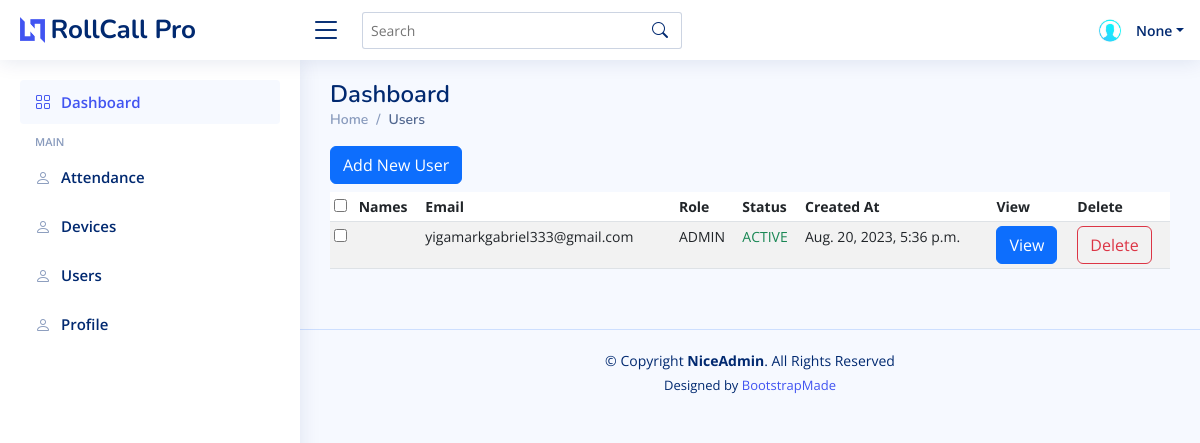
Page /users/list/ (signed in) on the committed database.
### users/models.py (models this page shows, shortened)
class User(AbstractUser):
    USER_TYPE_CHOICES = (("ADMIN", "ADMIN"),("STAFF", "STAFF"),("STUDENT", "STUDENT"))
    GENDER_CHOICES = [("M", "Male"), ("F", "Female")]
    username = None
    email = models.EmailField(max_length=254, unique=True)
    user_type = models.CharField(max_length=100,choices=USER_TYPE_CHOICES)
    role_code = models.CharField(max_length=100,default=UserRole.ADMINISTRATOR)
    school_id = models.CharField(max_length=225,null=True,blank=True) # Staff ID OR Student ID
    national_id = models.CharField(max_length=225,null=True,blank=True)
    profile_pic = models.ImageField(upload_to="profile_pic",null=True)
    otp_secret = models.CharField(max_length=100, default=pyotp.random_base32)
    two_factor_enabled = models.BooleanField(default=False)
    otp_code = models.CharField(max_length=100,null=True)
    phone_type = models.CharField(max_length=225,null=True,blank=True)
    phone_number = models.CharField(max_length=225,null=True,blank=True)
    gender = models.CharField(max_length=1, choices=GENDER_CHOICES,null=True)
    bio = models.TextField(null = True, blank = True)
    last_otp_verified = models.DateTimeField(null=True)
    is_otp_verified = models.BooleanField(default=False)
    updated_at = models.DateTimeField(auto_now=True)
    created_at = models.DateTimeField(auto_now_add=True)
    USERNAME_FIELD = 'email'
    EMAIL_FIELD = 'email'
    REQUIRED_FIELDS = []
    objects = UserManager()
    class Meta:
        ordering = ('-created_at',)
    @property
    def name(self):
        return self.get_full_name()

### users/decorators.py (the view, shortened to what this page needs)
        def wrapper_func(request,*args,**kwargs):
            if request.user.is_superuser:
                return view_func(request,*args,**kwargs)

### users/views.py (called while the page is built)
@login_required(login_url='/users/login')
@allowed_users(allowed_roles=["admin",'staff'])
def users_list_view(request):
    categories = Category.objects.all()
    users = User.objects.all()
    context = {
        "categories":categories,
        "users":users
        }
    return render(request,'accounts/users_list.html',context)

### users/templates/accounts/users_list.html (shortened to what this page needs)
{%extends 'base/main/base.html' %}
{% block pagetitle%}
    <div class="pagetitle">
      <h1>Dashboard</h1>
      <nav>
        <ol class="breadcrumb">
          <li class="breadcrumb-item"><a href="index.html">Home</a></li>
          <li class="breadcrumb-item active">Users</li>
        </ol>
      </nav>
    </div>
{% endblock %}
{% block content %}
      <a class="btn btn-primary" href="{% url 'users:user_new' %}" role="button">Add New User</a>
      <br/>
      <div class="table-responsive small mt-2">
        <table id="bootstrapdatatable" class="datatable table table-striped table-sm">
          <thead>
            <tr>
              <th scope="col"><input type="checkbox" id="checkall"/></th>
              <th scope="col">Names</th>
              <th scope="col">Email</th>
              <th scope="col">Role</th>
              <th scope="col">Status</th>
              <th scope="col">Created At</th>
              <th scope="col">View</th>
              <th scope="col">Delete</th>
            </tr>
          </thead>
          <tbody id="tableBody">
            {% for user in users %}
             <tr>
              <td><input type="checkbox" id="checkthis"/></th>
              <td>{{user.name}}</td>
              <td>{{user.email}}</td>
              <td>{{user.user_type}}</td>
              {% if user.is_active %}
                  <td class="text-success">ACTIVE</td>
              {% else %}
                  <td class="text-danger">NOT ACTIVE</td>
              {% endif %}
              <td>{{user.created_at}}</td>
              <td>
                <a class="btn btn-primary" href="{% url 'users:user_detail' user.id %}" role="button">View</a>
              </td>
              <td>
                <a class="btn btn-outline-danger"
                href="#" role="button"
                {% comment %} onclick="myFunction()" {% endcomment %}
                onclick="deleteUser('{{ user.id }}')"
                >Delete</a>
              </td>
            </tr>
            {% endfor %}
          </tbody>
        </table>
      </div>
<br />
{% endblock%}

### templates/base/main/base.html (shortened to what this page needs)
{% load static %}
<!DOCTYPE html>
<html lang="en">
<head>
  <link href="{% static 'vendor/bootstrap/css/bootstrap.min.css'%}" rel="stylesheet">
  <link href="{% static 'vendor/bootstrap-icons/bootstrap-icons.css'%}" rel="stylesheet">
  <link href="{% static 'vendor/boxicons/css/boxicons.min.css'%}" rel="stylesheet">
  <link href="{% static 'vendor/quill/quill.snow.css'%}" rel="stylesheet">
  <link href="{% static 'vendor/quill/quill.bubble.css'%}" rel="stylesheet">
  <link href="{% static 'vendor/remixicon/remixicon.css'%}" rel="stylesheet">
  <link href="{% static 'vendor/simple-datatables/style.css'%}" rel="stylesheet">
  <link href="{% static 'css/style.css'%}" rel="stylesheet">
</head>
<body>
  <header id="header" class="header fixed-top d-flex align-items-center">
    <div class="d-flex align-items-center justify-content-between">
      <a href="index.html" class="logo d-flex align-items-center">
        <img src="{% static 'img/logo.png' %}" alt="">
        <span class="d-none d-lg-block">RollCall Pro</span>
      </a>
      <i class="bi bi-list toggle-sidebar-btn"></i>
    </div>
    <div class="search-bar">
      <form class="search-form d-flex align-items-center" method="POST" action="#">
        <input type="text" name="query" placeholder="Search" title="Enter search keyword">
        <button type="submit" title="Search"><i class="bi bi-search"></i></button>
      </form>
    </div>
    <nav class="header-nav ms-auto">
      <ul class="d-flex align-items-center">
        <li class="nav-item dropdown pe-3">
          <a class="nav-link nav-profile d-flex align-items-center pe-0" href="#" data-bs-toggle="dropdown">
            <img src="{% static 'img/ppp.jpeg' %}" alt="Profile" class="rounded-circle">
            <span class="d-none d-md-block dropdown-toggle ps-2">{{request.user.school_id}}</span>
          </a>
        </li>
      </ul>
    </nav>
  </header>
  <aside id="sidebar" class="sidebar">
    <ul class="sidebar-nav" id="sidebar-nav">
      <li class="nav-item">
        <a class="nav-link " href="{% url 'main:home' %}">
          <i class="bi bi-grid"></i>
          <span>Dashboard</span>
        </a>
      </li>
      <li class="nav-heading">Main</li>
      {% if request.user.user_type == "ADMIN" %}
      <li class="nav-item">
        <a class="nav-link collapsed" href="{% url 'users:attendance_list'%}">
          <i class="bi bi-person"></i>
          <span>Attendance</span>
        </a>
      </li>
      {% endif %}
      {% if request.user.user_type == "ADMIN" %}
      <li class="nav-item">
        <a class="nav-link collapsed" href="{% url 'users:device_list'%}">
          <i class="bi bi-person"></i>
          <span>Devices</span>
        </a>
      </li>
      {% endif %}
      {% if request.user.user_type == "ADMIN" %}
      <li class="nav-item">
        <a class="nav-link collapsed" href="{% url 'users:user_list' %}">
          <i class="bi bi-person"></i>
          <span>Users</span>
        </a>
      </li>
      {% endif %}
      <li class="nav-item">
        <a class="nav-link collapsed" href="{% url 'users:user_detail' request.user.id %}">
          <i class="bi bi-person"></i>
          <span>Profile</span>
        </a>
      </li>
    </ul>
  </aside>
  <main id="main" class="main">
    {% block pagetitle%}{% endblock %}
    <section class="section dashboard">
        {% block content%}
        {% endblock %}
    </section>
  </main>
  <footer id="footer" class="footer">
    <div class="copyright">
      &copy; Copyright <strong><span>NiceAdmin</span></strong>. All Rights Reserved
    </div>
    <div class="credits">
      Designed by <a href="https://bootstrapmade.com/">BootstrapMade</a>
    </div>
  </footer>
</body>
</html>

### static/css/style.css (style rules this page uses)
:root { scroll-behavior: smooth; }
body { font-family: "Open Sans", sans-serif; background: #f6f9ff; color: #444444; }
a { color: #4154f1; text-decoration: none; }
h1, h2, h3, h4, h5, h6 { font-family: "Nunito", sans-serif; }
#main { margin-top: 60px; padding: 20px 30px; transition: all 0.3s; }
.pagetitle { margin-bottom: 10px; }
.pagetitle h1 { font-size: 24px; margin-bottom: 0; font-weight: 600; color: #012970; }
.breadcrumb { font-size: 14px; font-family: "Nunito", sans-serif; color: #899bbd; font-weight: 600; }
.breadcrumb a { color: #899bbd; transition: 0.3s; }
.breadcrumb .breadcrumb-item::before { color: #899bbd; }
.breadcrumb .active { color: #51678f; font-weight: 600; }
.logo { line-height: 1; }
@media (min-width: 1200px) { .logo { width: 280px; } }
.logo img { max-height: 26px; margin-right: 6px; }
.logo span { font-size: 26px; font-weight: 700; color: #012970; font-family: "Nunito", sans-serif; }
.header { transition: all 0.5s; z-index: 997; height: 60px; box-shadow: 0px 2px 20px rgba(1, 41, 112, 0.1); background-color: #fff; padding-left: 20px; }
.header .toggle-sidebar-btn { font-size: 32px; padding-left: 10px; cursor: pointer; color: #012970; }
.header .search-bar { min-width: 360px; padding: 0 20px; }
.header .search-form { width: 100%; }
.header .search-form input { border: 0; font-size: 14px; color: #012970; border: 1px solid rgba(1, 41, 112, 0.2); padding: 7px 38px 7px 8px; border-radius: 3px; transition: 0.3s; width: 100%; }
.header .search-form button { border: 0; padding: 0; margin-left: -30px; background: none; }
.header .search-form button i { color: #012970; }
.header-nav ul { list-style: none; }
.header-nav>ul { margin: 0; padding: 0; }
.header-nav .nav-profile { color: #012970; }
.header-nav .nav-profile img { max-height: 36px; }
.header-nav .nav-profile span { font-size: 14px; font-weight: 600; }
.sidebar { position: fixed; top: 60px; left: 0; bottom: 0; width: 300px; z-index: 996; transition: all 0.3s; padding: 20px; overflow-y: auto; scrollbar-width: thin; scrollbar-color: #aab7cf transparent; box-shadow: 0px 0px 20px rgba(1, 41, 112, 0.1); background-color: #fff; }
@media (min-width: 1200px) { #main, #footer { margin-left: 300px; } }
.sidebar-nav { padding: 0; margin: 0; list-style: none; }
.sidebar-nav li { padding: 0; margin: 0; list-style: none; }
.sidebar-nav .nav-item { margin-bottom: 5px; }
.sidebar-nav .nav-heading { font-size: 11px; text-transform: uppercase; color: #899bbd; font-weight: 600; margin: 10px 0 5px 15px; }
.sidebar-nav .nav-link { display: flex; align-items: center; font-size: 15px; font-weight: 600; color: #4154f1; transition: 0.3; background: #f6f9ff; padding: 10px 15px; border-radius: 4px; }
.sidebar-nav .nav-link i { font-size: 16px; margin-right: 10px; color: #4154f1; }
.sidebar-nav .nav-link.collapsed { color: #012970; background: #fff; }
.sidebar-nav .nav-link.collapsed i { color: #899bbd; }
.footer { padding: 20px 0; font-size: 14px; transition: all 0.3s; border-top: 1px solid #cddfff; }
.footer .copyright { text-align: center; color: #012970; }
.footer .credits { padding-top: 5px; text-align: center; font-size: 13px; color: #012970; }

### rows in the picture
User: user.school_id "None", email "yigamarkgabriel333@gmail.com", user_type "ADMIN", is_active "ACTIVE", created_at "Aug. 20, 2023, 5:36 p.m."
